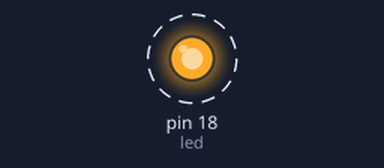
Bench run of a program on a simulated Raspberry Pi (header pin numbers). Shown: output pins drawn as LEDs (lit = HIGH). Dashed ring = blinking.

Above: at 0.1 s.
Timing chart, 0 to 3.0 s (numbered marks = the images above):
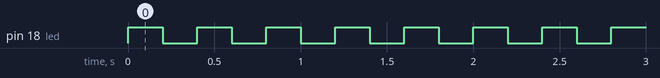

The program:

gpio-python-test.py
```python
import RPi.GPIO as GPIO
import time

led = 18

GPIO.setmode(GPIO.BOARD)
GPIO.setup(led, GPIO.OUT)


while True:
    GPIO.output(led, 1)
    time.sleep(0.2)
    GPIO.output(led, 0)
    time.sleep(0.2)
```

Measured:
- by itself, pin 18 (led): alternates HIGH for 0.20 s and LOW for 0.20 s
